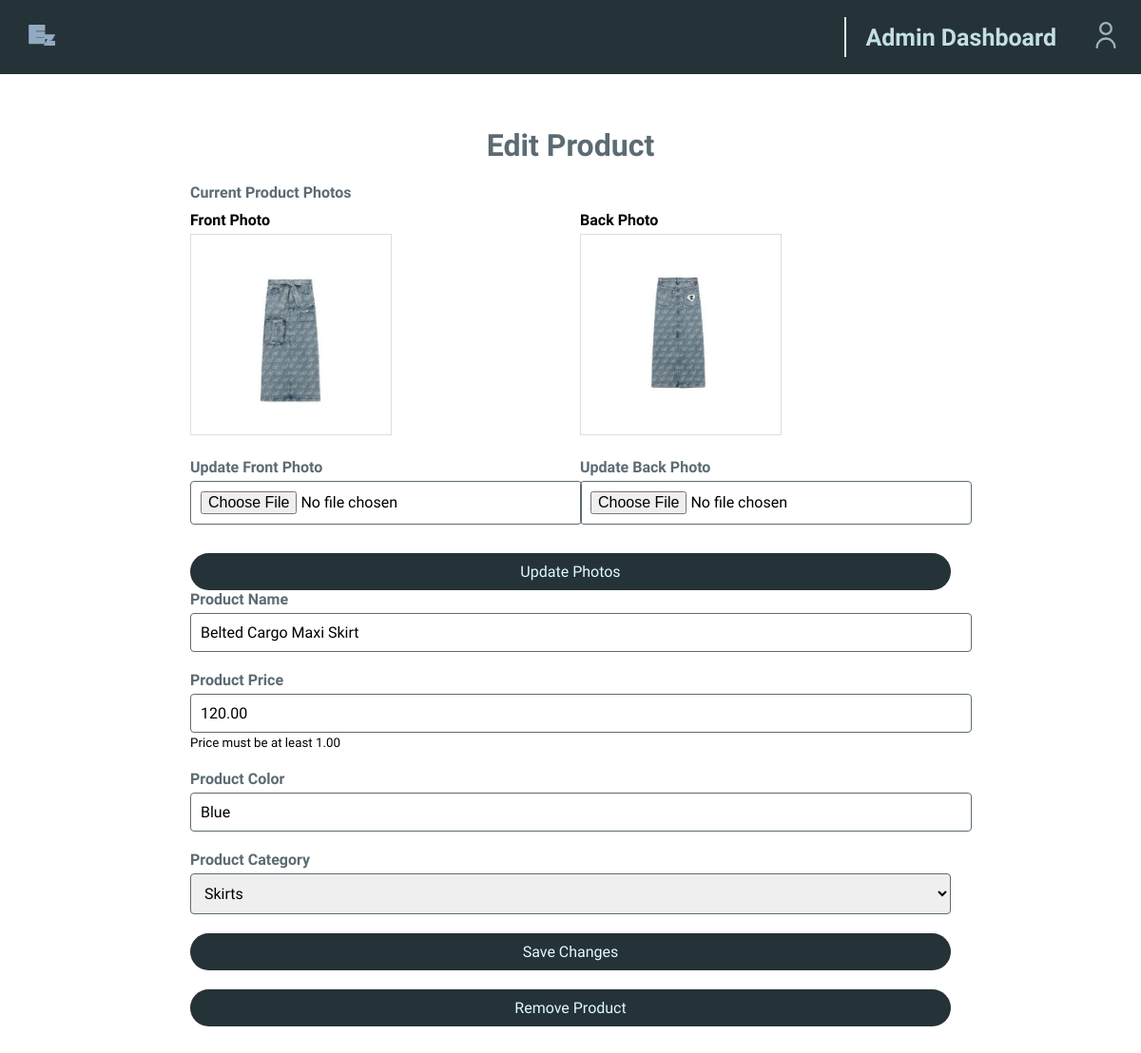
The app's page /lib/edit_product.php?product_id=P0011 (signed in) with its own data.
### tables this page shows
CREATE TABLE `product` (
  `product_id` varchar(5) NOT NULL,
  `name` varchar(255) NOT NULL,
  `color` varchar(255) NOT NULL,
  `price` decimal(10,2) NOT NULL,
  `img_front` varchar(255) NOT NULL,
  `img_back` varchar(255) NOT NULL,
  `cat_id` varchar(4) NOT NULL,
  `created_at` datetime DEFAULT current_timestamp()
);

### web/lib/edit_product.php (the view, shortened to what this page needs)
<?php
include '../_head.php';
?>
<link rel="stylesheet" href="../css/admin_dashboard_addproducts.css">
</head>
<?php include '../config.php';
$productId = $_GET['product_id'];
try {
    $stmt = $pdo->prepare("SELECT * FROM product WHERE product_id = ?");
    $stmt->execute([$productId]);
    $product = $stmt->fetch();
} catch (PDOException $e) {
    die("Database error: " . $e->getMessage());
}
?>
<body>
    <header>
        <a href="/"><img src="../images/Logo.png" alt="Logo" class="logo"></a>
        <nav>
            <span>Admin Dashboard</span>
            <a href="../page/demo1.php"><img src="../images/images_nav/user.svg" alt="User" height="28" width="28"></a>
        </nav>
    </header>
    <main>
        <div class="main-content">
            <h1>Edit Product</h1>
            <div class="form-group">
                <label>Current Product Photos</label>
                <div class="product-photos-container" style="display: flex; gap: 20px; margin-top: 10px;">
                    <div class="product-photo-preview" style="flex: 1;">
                        <div style="font-weight: bold; margin-bottom: 5px;">Front Photo</div>
                        <img src="<?= htmlspecialchars($product['img_front']) ?>" alt="Front Product Photo" style="max-width: 100%; max-height: 200px; border: 1px solid #ddd; padding: 5px;">
                    </div>
                    <div class="product-photo-preview" style="flex: 1;">
                        <div style="font-weight: bold; margin-bottom: 5px;">Back Photo</div>
                        <img src="<?= htmlspecialchars($product['img_back']) ?>" alt="Back Product Photo" style="max-width: 100%; max-height: 200px; border: 1px solid #ddd; padding: 5px;">
                    </div>
                </div>
            </div>
            <form id="updatePhotoForm" method="POST" enctype="multipart/form-data" style="margin-top: 20px;">
                <div style="display: flex; gap: 20px;">
                    <div class="form-group" style="flex: 1;">
                        <label for="product-photo-front">Update Front Photo</label>
                        <input type="file" id="product-photo-front" name="product_photo_front" accept="image/jpeg, image/png, image/gif" style="width: 100%;">
                    </div>
                    <div class="form-group" style="flex: 1;">
                        <label for="product-photo-back">Update Back Photo</label>
                        <input type="file" id="product-photo-back" name="product_photo_back" accept="image/jpeg, image/png, image/gif" style="width: 100%;">
                    </div>
                </div>
                <button type="submit" class="save" style="margin-top: 10px;">Update Photos</button>
            </form>
            <form id="editProductForm" action="../lib/update_product.php" method="POST">
                <div class="form-group">
                    <label for="product-name">Product Name</label>
                    <input type="text" id="product-name" name="product_name" value="<?= htmlspecialchars($product['name']) ?>" required>
                </div>
                <div class="form-group">
                    <label for="product-price">Product Price</label>
                    <input type="number" id="product-price" name="product_price" value="<?= htmlspecialchars($product['price']) ?>" min="1" step="0.01" required>
                    <small>Price must be at least 1.00</small>
                </div>
                <div class="form-group">
                    <label for="product-color">Product Color</label>
                    <input type="text" id="product-color" name="product_color" value="<?= htmlspecialchars($product['color']) ?>" required>
                </div>
                <div class="form-group">
                    <label for="product-category">Product Category</label>
                    <select id="product-category" name="product_category" required>
                        <option value="CAT5" <?= $product['cat_id'] === 'CAT5' ? 'selected' : '' ?>>Skirts</option>
                    </select>
                </div>
                <button type="submit" class="save">Save Changes</button>
            </form>
            <form id="removeProductForm" action="../lib/remove_product.php" method="POST" onsubmit="return confirm('Are you sure you want to remove this product?');">
                <button type="submit" class="danger">Remove Product</button>
            </form>
        </div>
    </main>
</body>
</html>

### web/css/global.css (style rules this page uses)
body, input, button, textarea, select { font-family: 'Urbanist', sans-serif; font-size: 16px; }
html, body { margin: 0; padding: 0%; height: 100vh; display: flex; flex-direction: column; }
header { height: 58px; width: 100%; display: flex; justify-content: space-between; align-items: center; padding: 10px 0px; background: #253237; flex-shrink: 0; z-index: 9999; }
header .logo { padding: 10px 30px; max-width: 100%; height: 22px; filter: invert(91%) sepia(5%) saturate(1773%) hue-rotate(171deg) brightness(81%) contrast(83%); }
header nav { padding: 0; background: transparent; display: flex; border-left: #e0fbfc 2px solid; margin-right: 5px; }
header nav a { padding: 5px 18px; filter: invert(80%) sepia(9%) saturate(572%) hue-rotate(156deg) brightness(88%) contrast(85%);; white-space: nowrap; }

### web/css/admin_dashboard_addproducts.css (style rules this page uses)
header { position: fixed; z-index: 1000; overflow: auto; }
header span { color: #c2dfe3; font-size: 25px; font-weight: 700; text-align: center; margin: auto 20px; }
.main-content { max-width: 800px; margin: 42px auto; padding: 20px; background-color: #fff; }
h1 { text-align: center; color: #5c6b73; font-weight: 700; margin-top: 9%; }
.form-group { margin-bottom: 20px; }
.form-group label { display: block; margin-bottom: 5px; color: #5c6b73; font-weight: 700; }
.form-group input, .form-group select { width: 100%; padding: 10px; border: 1px solid #5c6b73; border-radius: 4px; font-size: 16px; }
button[type="submit"] { display: block; width: 100%; padding: 10px; background-color: #253237; color: #e0fbfc; border: none; border-radius: 25px; font-size: 16px; cursor: pointer; margin-top: 20px; }

### records on screen
product: img_front (picture), img_back (picture), product_name "Belted Cargo Maxi Skirt", product_price "120.00", product_color "Blue", product_category "Skirts"
